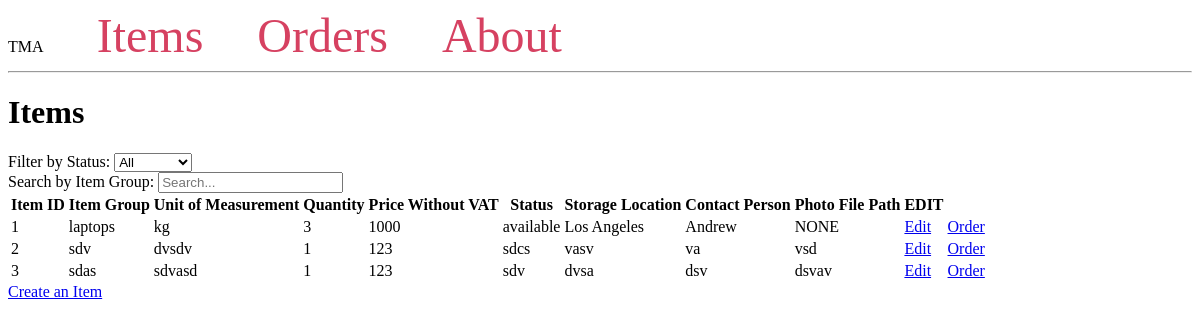
Page /items/ on the earlier database version.
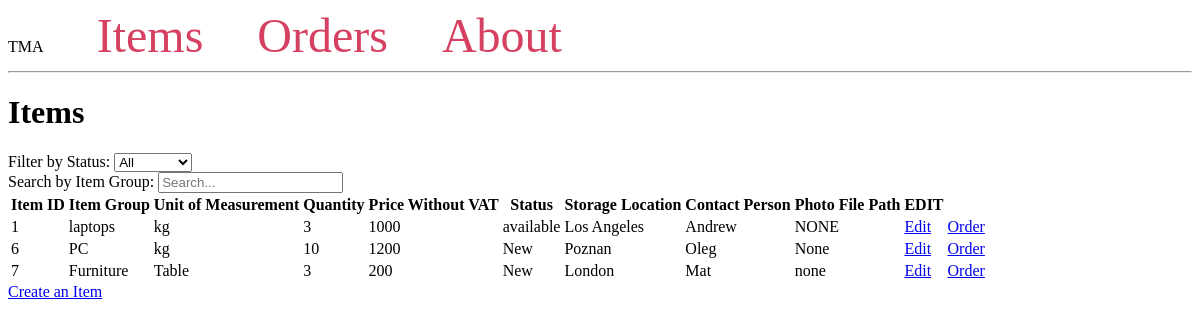
Same page on the later database version.
### tables this page shows
CREATE TABLE Items (
    ItemID INTEGER PRIMARY KEY,
    ItemGroup VARCHAR(255) NOT NULL,
    UnitOfMeasurement VARCHAR(255) NOT NULL,
    Quantity INTEGER NOT NULL,
    PriceWithoutVAT DECIMAL(10, 2) NOT NULL,
    Status VARCHAR(255) NOT NULL,
    StorageLocation VARCHAR(255),
    ContactPerson TEXT,
    PhotoFilePath VARCHAR(255)
);

### app.py (the view)
@app.route('/items/')
def list_items():
    conn = get_db_connection()
    goods = conn.execute('SELECT * FROM Items').fetchall()
    conn.close()
    return render_template('list_items.html', goods=goods)

### app.py (called while the page is built)
def get_db_connection():
    conn = sqlite3.connect('db/database.db')
    conn.row_factory = sqlite3.Row
    return conn

### app/templates/list_items.html (shortened to what this page needs)
{% extends 'base.html' %}
{% block content %}
    <h1>{% block ItemGroup %} Items {% endblock %}</h1>
    <div>
        <label for="filter-select">Filter by Status:</label>
        <select id="filter-select">
            <option value="">All</option>
        </select>
    </div>
    <div>
        <label for="search-input">Search by Item Group:</label>
        <input type="text" id="search-input" onkeyup="searchFunction()" placeholder="Search...">
    </div>
    <table id="items-table">
        <thead>
            <tr>
                <th onclick="sortTable(0)">Item ID</th>
                <th onclick="sortTable(1)">Item Group</th>
                <th onclick="sortTable(2)">Unit of Measurement</th>
                <th onclick="sortTable(3)">Quantity</th>
                <th onclick="sortTable(4)">Price Without VAT</th>
                <th onclick="sortTable(5)">Status</th>
                <th onclick="sortTable(6)">Storage Location</th>
                <th onclick="sortTable(7)">Contact Person</th>
                <th onclick="sortTable(8)">Photo File Path</th>
                <th>EDIT</th>
            </tr>
        </thead>
        <tbody>
            {% for item in goods %}
                <tr>
                    <td>{{ item['ItemID'] }}</td>
                    <td>{{ item['ItemGroup'] }}</td>
                    <td>{{ item['UnitOfMeasurement'] }}</td>
                    <td>{{ item['Quantity'] }}</td>
                    <td>{{ item['PriceWithoutVAT'] }}</td>
                    <td>{{ item['Status'] }}</td>
                    <td>{{ item['StorageLocation'] }}</td>
                    <td>{{ item['ContactPerson'] }}</td>
                    <td>{{ item['PhotoFilePath'] }}</td>
                    <td>
                        <a href="{{ url_for('routes.items.edit_item', id=item['ItemID']) }}">Edit</a>
                    </td>
                    <td>
                        <a href="{{ url_for('routes.requests.order_item', item_id=item['ItemID']) }}">Order</a>
                    </td>
                </tr>
            {% endfor %}
        </tbody>
    </table>
    <a href="{{ url_for('routes.items.create_item') }}">Create an Item</a>
{% endblock %}

Differences in the rows shown:
removed Items: ItemID "2", ItemGroup "sdv", UnitOfMeasurement "dvsdv", Quantity "1", PriceWithoutVAT "123", Status "sdcs", StorageLocation "vasv", ContactPerson "va", PhotoFilePath "vsd"
removed Items: ItemID "3", ItemGroup "sdas", UnitOfMeasurement "sdvasd", Quantity "1", PriceWithoutVAT "123", Status "sdv", StorageLocation "dvsa", ContactPerson "dsv", PhotoFilePath "dsvav"
added Items: ItemID "6", ItemGroup "PC", UnitOfMeasurement "kg", Quantity "10", PriceWithoutVAT "1200", Status "New", StorageLocation "Poznan", ContactPerson "Oleg", PhotoFilePath "None"
added Items: ItemID "7", ItemGroup "Furniture", UnitOfMeasurement "Table", Quantity "3", PriceWithoutVAT "200", Status "New", StorageLocation "London", ContactPerson "Mat", PhotoFilePath "none"
